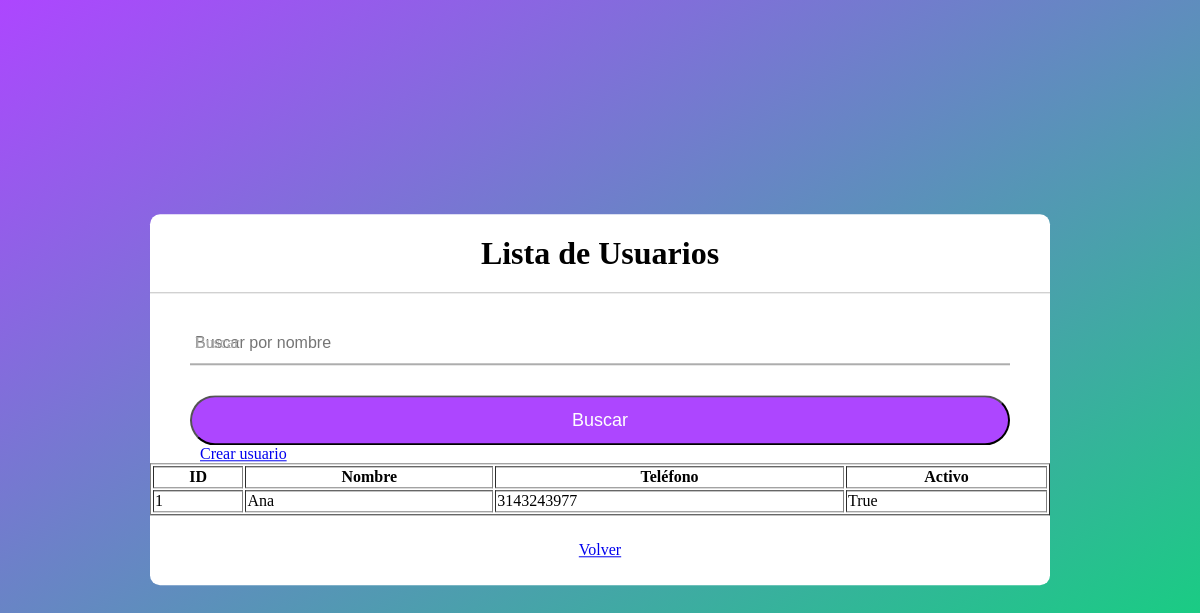
The page /usuarios on the database as committed earlier.
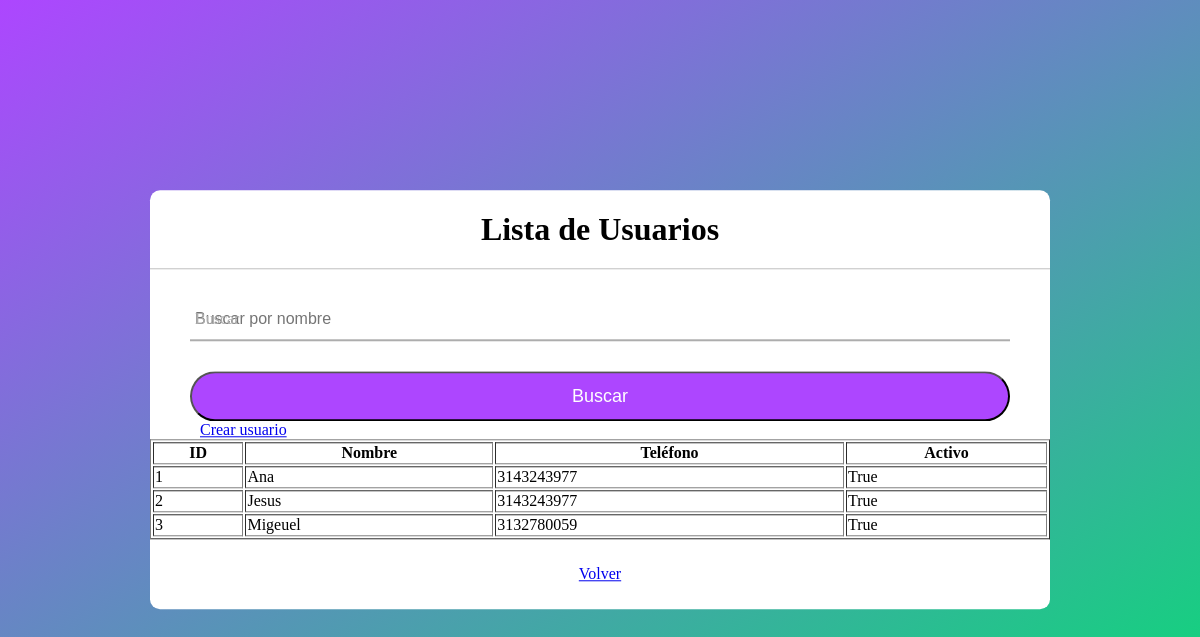
The same page on the database as committed later.
### models.py (models this page shows)
class Usuario(Base):
    __tablename__ = "usuarios"
    id = Column(Integer, primary_key=True, index=True)
    nombre = Column(String, nullable=False)
    telefono = Column(String, nullable=False)
    foto_path = Column(String, nullable=True)
    password_hash = Column(String, nullable=True)
    activo = Column(Boolean, default=True)
    viajes = relationship("Viaje", back_populates="usuario")

### main.py (the view)
@app.get("/usuarios", tags=["Usuarios HTML"])
def usuarios_html(request: Request, db: Session = Depends(get_db)):
    usuarios = db.query(models.Usuario).all()
    return templates.TemplateResponse(
        "usuarios.html", {"request": request, "usuarios": usuarios}
    )

### app/templates/Usuarios.html (shortened to what this page needs)
<!DOCTYPE html>
<html lang="es">
<head>
    <link rel="stylesheet" href="/static/style.css" />
</head>
<body>
<div class="formulario" style="width: 90%; max-width: 900px;">
<h1>Lista de Usuarios</h1>
<form method="get" action="/api/usuarios/buscar/" onsubmit="this.action=this.action+document.getElementById('q').value;">
  <div class="username">
    <input id="q" type="text" placeholder="Buscar por nombre" required />
    <label>Buscar</label>
  </div>
  <input type="submit" value="Buscar" />
  <a style="margin-left:10px" href="/usuarios/nuevo">Crear usuario</a>
</form>
<table border="1" style="width:100%; background:white;">
    <tr>
        <th>ID</th>
        <th>Nombre</th>
        <th>Teléfono</th>
        <th>Activo</th>
    </tr>
    {% for u in usuarios %}
    <tr>
        <td>{{ u.id }}</td>
        <td>{{ u.nombre }}</td>
        <td>{{ u.telefono }}</td>
        <td>{{ u.activo }}</td>
    </tr>
    {% endfor %}
</table>
<p style="text-align:center; padding:10px 0;">
  <a href="/">Volver</a>
</p>
</div>
</body>
</html>

### app/static/style.css (style rules this page uses)
body { margin: 0; padding: 0; font-family: montserrat; background: linear-gradient(150deg, #AD46FF, #05DF72 ); height: 100vh; }
.formulario { position: absolute; top: 50%; left: 50%; transform: translate(-50%, -50%); width: 400px; background: white; border-radius: 10px; }
.formulario h1 { text-align: center; padding: 0 0 20px 0; border-bottom: 1px solid silver; }
.formulario form { padding: 0 40px; box-sizing: border-box; }
form .username { position: relative; border-bottom: 2px solid #adadad; margin: 30px 0; }
.username input { width: 100%; padding: 0 5px; height: 40px; font-size: 16px; border: none; background: none; outline: none; }
.username label { position: absolute; top: 50%; left: 5px; color: #adadad; transform: translateY(-50%); font-size: 16px; pointer-events: none; }
input[type="submit"] { width: 100%; height: 50px; background: #AD46FF; border-radius: 25px; font-size: 18px; color: white; }

Rows that differ between the two databases and show on the page:
added Usuario: id "2", nombre "Jesus", telefono "3143243977", activo "True"
added Usuario: id "3", nombre "Migeuel", telefono "3132780059", activo "True"
